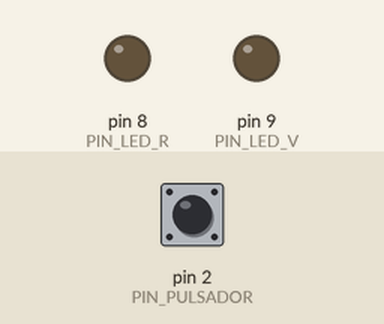
Bench run of a sketch on a simulated Arduino Uno, built with avr-gcc and run on an emulated ATmega328P. Shown: output pins drawn as LEDs (lit = HIGH). The test bench sets the inputs (shaded band); at power-on: pin 2 (PIN_PULSADOR) LOW.

Above: at 1.2 s.
1.3 s: pin 2 (PIN_PULSADOR) pulled HIGH for 0.15 s
At 2.6 s:
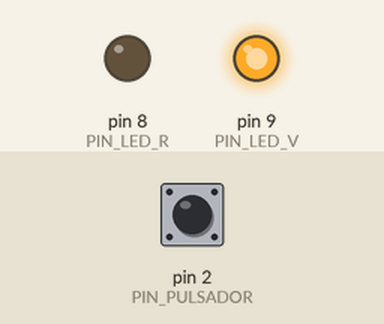
4.4 s: pin 2 (PIN_PULSADOR) pulled HIGH for 1 s
At 5.7 s:
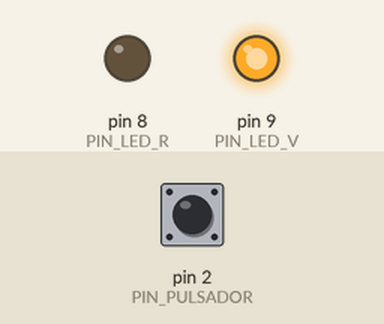
8.4 s: pin 2 (PIN_PULSADOR) pulled HIGH for 3.2 s
At 14.2 s:
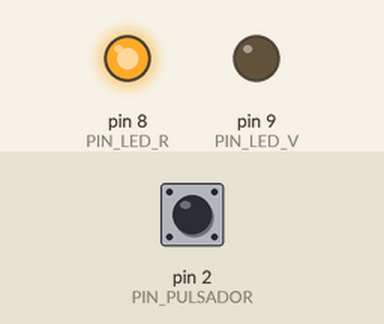
Timing chart, 0 to 15.7 s (numbered marks = the images above; inputs shaded):
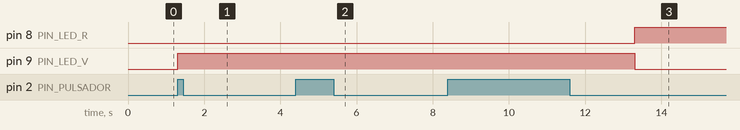

Measured:
- after the input at 1.3 s, pin 9 (PIN_LED_V): LOW → HIGH at once
- after the input at 4.4 s, pin 8 (PIN_LED_R): stays LOW (without the input it goes to HIGH after 0.90 s); pin 9 (PIN_LED_V): stays HIGH (without the input it goes to LOW after 0.90 s)
- after the input at 8.4 s, pin 8 (PIN_LED_R): LOW → HIGH after 4.9 s instead of 0.90 s; pin 9 (PIN_LED_V): HIGH → LOW after 4.9 s instead of 0.90 s

The sketch:

Semaforo_PUlsador.ino
```cpp
#define PIN_PULSADOR   2
#define PIN_LED_R      8
#define PIN_LED_V      9

void setup() {
  pinMode(PIN_PULSADOR,INPUT);
  pinMode(PIN_LED_V,OUTPUT);
  pinMode(PIN_LED_R,OUTPUT);
}

void loop() {
 if( digitalRead(PIN_PULSADOR) == HIGH ){
     digitalWrite(PIN_LED_R,LOW);
     digitalWrite(PIN_LED_V,HIGH);
     delay(4000);
     digitalWrite(PIN_LED_V,LOW);
     digitalWrite(PIN_LED_R,HIGH);
   }
}
```
